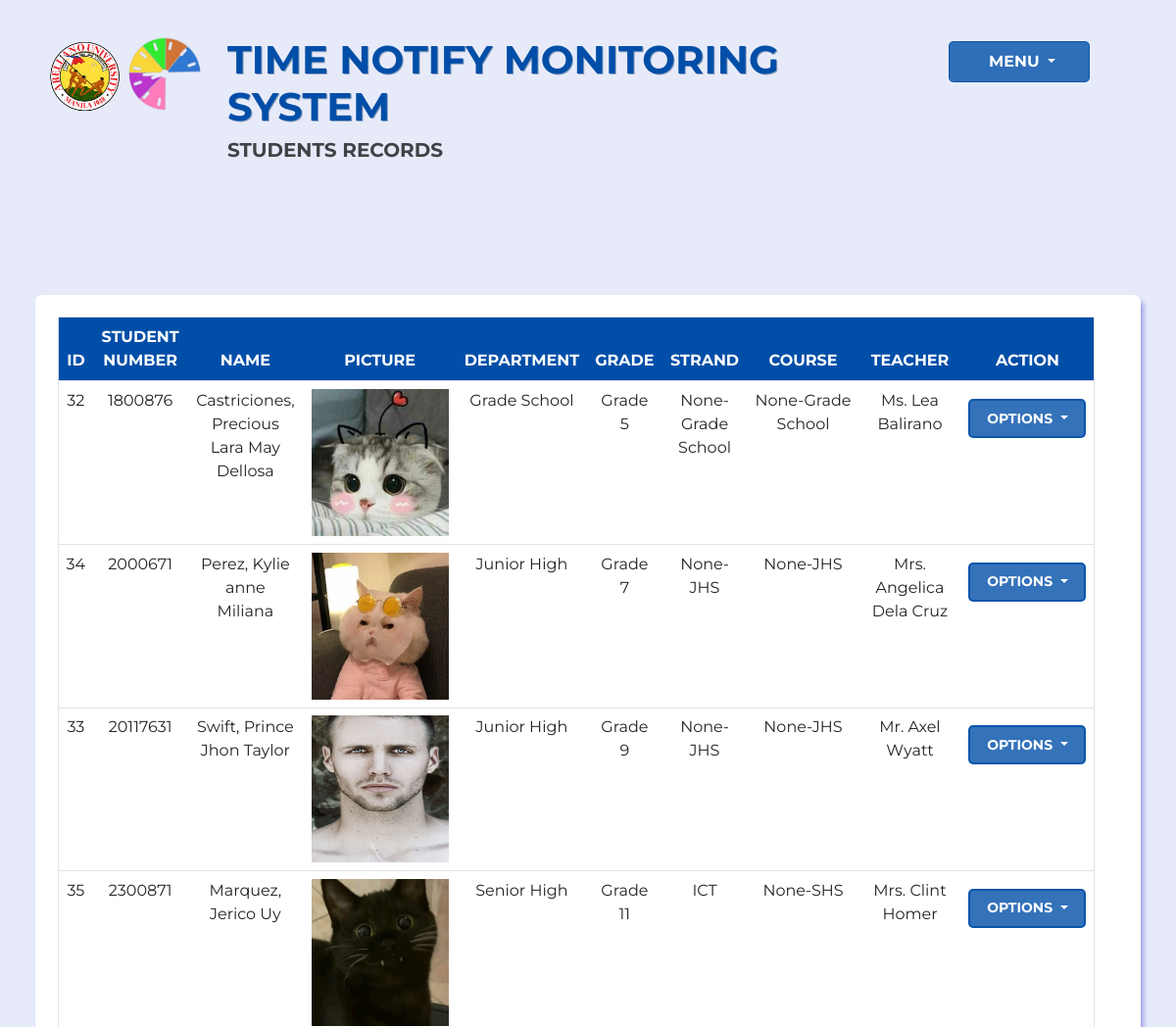
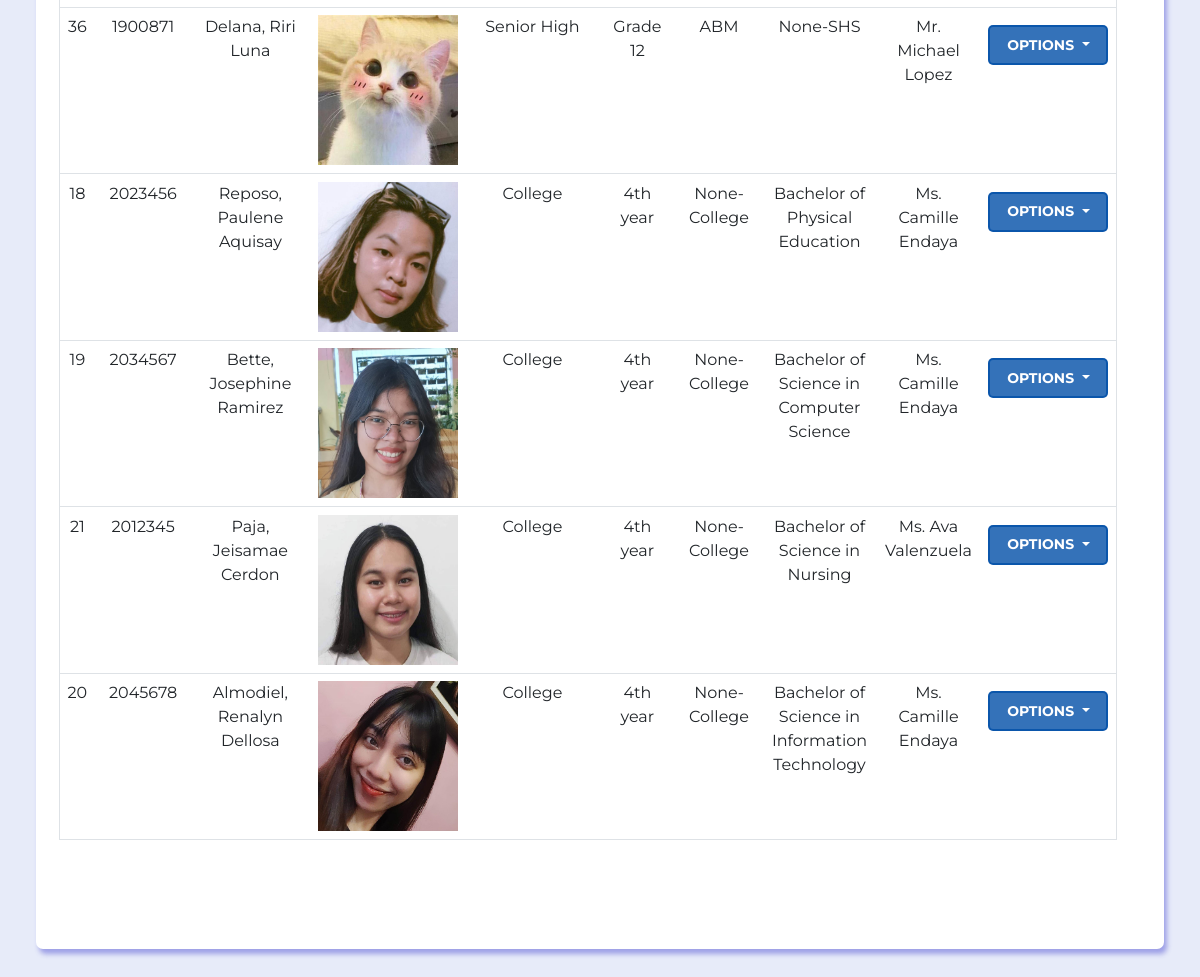
The page /students/studentstable.php (signed in) on the database its author committed (2 pictures, top to bottom).
### tables this page shows
CREATE TABLE `students` (
  `stud_id` int(250) NOT NULL,
  `studnum` text NOT NULL,
  `qr_img` longtext NOT NULL,
  `picture` longtext NOT NULL,
  `lastname` varchar(50) NOT NULL,
  `middlename` varchar(30) NOT NULL,
  `firstname` varchar(100) NOT NULL,
  `fullname` varchar(200) NOT NULL,
  `age` text NOT NULL,
  `sex` varchar(10) NOT NULL,
  `grade_year` varchar(100) NOT NULL,
  `strand` varchar(100) NOT NULL,
  `course` varchar(100) NOT NULL,
  `section` varchar(50) NOT NULL,
  `department` varchar(150) NOT NULL,
  `teacher_prof` varchar(150) NOT NULL,
  `g_email` text NOT NULL
);

### students/studentstable.php (the view, shortened to what this page needs)
<?php
    $con = connect();
?>
    <!DOCTYPE html>
    <html lang="en">
    <head>
    <link href="https://cdn.jsdelivr.net/npm/bootstrap@5.2.3/dist/css/bootstrap.min.css" rel="stylesheet">
    <link rel="stylesheet" type="text/css" href="css/studentstable.css">
    </head>
<body>
<div class="cont">
    <div class="row row_outer ">
        <div class="row row_upper order-sm-1">
            <div class="col-sm-2 text-center">
                <img class="icon" src="../assets/logo_icon.png" alt="right">
                <img class="icon" src="../assets/aulogo.png" alt="right">
            </div>
            <div class="col-sm-8">
            <h1>TIME NOTIFY MONITORING SYSTEM</h1>
                <h5>STUDENTS RECORDS</h5>
            </div>
            <div class="col-sm-2 dropdown">
                <button class="btn btntoggle dropdown-toggle" type="button" id="dropdownMenuButton1" data-bs-toggle="dropdown" aria-expanded="false">
                    MENU
                </button>
            </div>
        </div>
        <div class="row row_inner row_center order-sm-2">
            <div class="row overflow-auto  row_table table-bordered table-responsive-xl order-sm-2">
                <br>
            <table class="table text-center table-hover ">
                <thead>
                    <tr class="heading">
                    <th scope="col">ID</th>
                    <th scope="col">STUDENT NUMBER</th>
                    <th scope="col">NAME</th>
                    <th scope="col">PICTURE</th>
                    <th scope="col">DEPARTMENT</th>
                    <th scope="col">GRADE</th>
                    <th scope="col">STRAND</th>
                    <th scope="col">COURSE</th>
                    <th scope="col">TEACHER</th>
                    <th scope="col">ACTION</th>
                    </tr>
                </thead>
                <tbody>
                    <?php
                            $sql="Select * from `students` ORDER BY age, lastname, grade_year, strand, course";
                            $result=mysqli_query($con,$sql);
                            if($result){
                                while($row=mysqli_fetch_assoc($result))
                                {
                                    $stud_id=$row['stud_id'];
                                    $studnum=$row['studnum'];
                                    $department=$row['department'];
                                    $lastname=$row['lastname'];
                                    $middlename=$row['middlename'];
                                    $firstname=$row['firstname'];
                                    $picture=$row['picture'];
                                    $img_src = "picture/".$picture;
                                    $grade_year=$row['grade_year'];
                                    $strand=$row['strand'];
                                    $course=$row['course'];
                                    $teacher_prof=$row['teacher_prof'];
                                    echo'<tr>
                                            <td >'.$stud_id.'</td>
                                            <td >'.$studnum.'</td>
                                            <td >'.$lastname.', '.$firstname.' '.$middlename.'</td>
                                            <td ><img src="'.$img_src.'" style="width:140px; height:150px;"></td>
                                            <td >'.$department.'</td>
                                            <td >'.$grade_year.'</td>
                                            <td >'.$strand.'</td>
                                            <td >'.$course.'</td>
                                            <td >'.$teacher_prof.'</td>
                                            <td class="buttons">
                                            <div class="col-sm-12 dropdown">
                                            <button class="btn fw-bold table_button dropdown-toggle" type="button" id="dropdownMenuButton1" data-bs-toggle="dropdown" aria-expanded="false">
                                                OPTIONS
                                            </button>
                                            <ul class="dropdown-menu" aria-labelledby="dropdownMenuButton1">
                                                <li class="text-center"><a href="StudentViewForm.php?viewstud_id='.$stud_id.'"  class="b" >VIEW</a></li>
                                                <li class="text-center"><a href="StudentUpdateForm.php?updatestud_id='.$stud_id.'" class="b" >UPDATE</a></li>
                                                <li class="text-center"><a href="StudentDeleteForm.php?deletestud_id='.$stud_id.'" class="b">DELETE</a></li>
                                                <li class="text-center"><a href="../time/timetable.php?stud_id='.$stud_id.'" class="b">TIME RECORDS</a></li>
                                            </ul>
                                        </div>
                                                </td>
                                        <tr>
                                    ';
                                }
                            }
                       ?>
                </tbody>
            </table>
            </div>
        </div>
</div>
</div>
  </body>
</html>

### students/css/studentstable.css (style rules this page uses)
* { margin:0; padding:0; font-family: 'Montserrat', sans-serif; }
.cont { background-color: #e5eaf9e9; width:100%; height:100vh; align-items: center; padding-top:25px; padding-bottom:20px; display:flex; }
.row_outer { width:98%; height: 100%; margin:auto; padding: 1% 2% 1.5% 2%; border-radius: 7px; display:flex; }
.row_center { margin:auto; }
.row_inner { background-color: white; width:100%; margin:auto; padding: 2% 2% 1.5% 2%; border-radius: 7px; height:85%; box-shadow: 3px 5px 5px #3a3cce6c; font-family: 'helvetica'; }
.row_table { height:480px; overflow-y: hidden; margin-bottom:1%; height:95%; }
h1 { color:#004ea8; font-weight:bold; text-shadow: 1px 1px #14416f6d; }
h5 { text-transform: uppercase; font-weight: bold; color:rgba(0, 0, 0, 0.721); padding-bottom: 3%; }
.btntoggle { padding-top:5%; padding-bottom:5%; padding-left: 25%; padding-right: 25%; background-color:#004ea8cb; color:white; border-color:#004ea8cb; font-weight: bold; border-radius:5px; margin-bottom: 1%; margin-top: 3%; width:90%; }
.icon { width:80px; height: auto; float: right; }
.table_button { margin-top:10px; margin-bottom:10px; font-size:14px; background-color:#004ea8cb; border: 2px solid#004ea8cb; border-radius:5px; width:120px; height:40px; color:white; font-weight: bold; }
.buttons { width:10%; }
.heading { background-color: #004ea8; color:white; margin: auto; }
img { width: 10%; height: 20%; }

### rows shown on the page
students: stud_id "32", studnum "1800876", lastname "Castriciones", firstname "Precious Lara May", middlename "Dellosa", picture (picture), department "Grade School", grade_year "Grade 5", strand "None-Grade School", course "None-Grade School", teacher_prof "Ms. Lea Balirano"
students: stud_id "34", studnum "2000671", lastname "Perez", firstname "Kylie anne", middlename "Miliana", picture (picture), department "Junior High", grade_year "Grade 7", strand "None-JHS", course "None-JHS", teacher_prof "Mrs. Angelica Dela Cruz"
students: stud_id "33", studnum "20117631", lastname "Swift", firstname "Prince Jhon", middlename "Taylor", picture (picture), department "Junior High", grade_year "Grade 9", strand "None-JHS", course "None-JHS", teacher_prof "Mr. Axel Wyatt"
students: stud_id "35", studnum "2300871", lastname "Marquez", firstname "Jerico", middlename "Uy", picture (picture), department "Senior High", grade_year "Grade 11", strand "ICT", course "None-SHS", teacher_prof "Mrs. Clint Homer"
students: stud_id "36", studnum "1900871", lastname "Delana", firstname "Riri", middlename "Luna", picture (picture), department "Senior High", grade_year "Grade 12", strand "ABM", course "None-SHS", teacher_prof "Mr. Michael Lopez"
students: stud_id "18", studnum "2023456", lastname "Reposo", firstname "Paulene", middlename "Aquisay", picture (picture), department "College", grade_year "4th year", strand "None-College", course "Bachelor of Physical Education", teacher_prof "Ms. Camille Endaya"
students: stud_id "19", studnum "2034567", lastname "Bette", firstname "Josephine", middlename "Ramirez", picture (picture), department "College", grade_year "4th year", strand "None-College", course "Bachelor of Science in Computer Science", teacher_prof "Ms. Camille Endaya"
students: stud_id "21", studnum "2012345", lastname "Paja", firstname "Jeisamae", middlename "Cerdon", picture (picture), department "College", grade_year "4th year", strand "None-College", course "Bachelor of Science in Nursing", teacher_prof "Ms. Ava Valenzuela"
students: stud_id "20", studnum "2045678", lastname "Almodiel", firstname "Renalyn", middlename "Dellosa", picture (picture), department "College", grade_year "4th year", strand "None-College", course "Bachelor of Science in Information Technology", teacher_prof "Ms. Camille Endaya"
